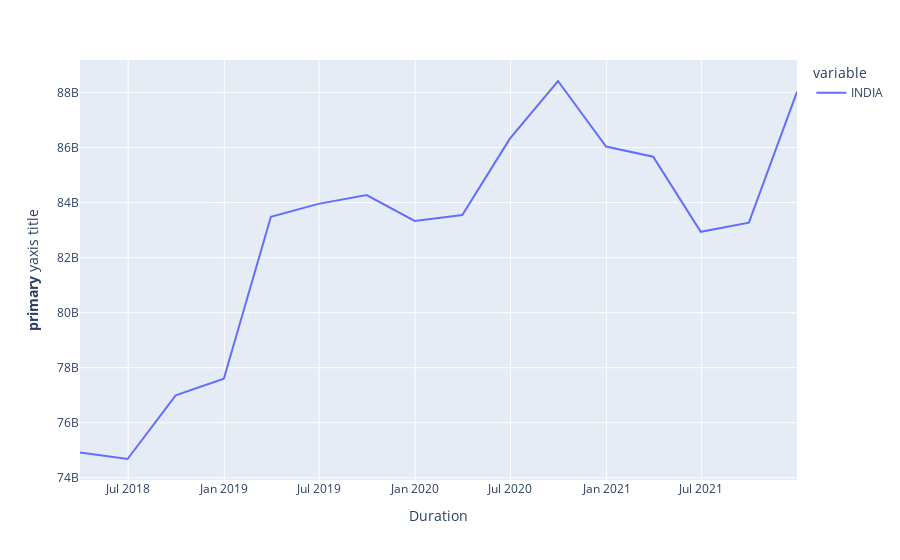

The code cell stored with this chart in its notebook:
### Code cell
# Plot 
fig = px.line(df_vs1, x='DATE', y=['INDIA'], labels={'Total Quarterly Usage - Current (PB)': "hello"})
# Set x-axis title
fig.update_xaxes(title_text="Duration")

# Set y-axes titles
fig.update_yaxes(title_text="<b>primary</b> yaxis title", secondary_y=False)

# Only thing I figured is - I could do this 
#fig.add_scatter(x=df_tariff['Duration'], y=df_tariff['Per Subscriber per Month - Current (MB)']) # Not what is desired - need a line 
fig.update_layout(showlegend=True)
# Show plot 
fig.show()

### Figure 1 — Plotly figure (JSON) as saved in the notebook; plotly's stock layout.template omitted (floating-point values rounded to 4 significant figures)
{"data": [{"hovertemplate": "variable=INDIA<br>DATE=%{x}<br>value=%{y}<extra></extra>", "legendgroup": "INDIA", "line": {"color": "#636efa", "dash": "solid"}, "marker": {"symbol": "circle"}, "mode": "lines", "name": "INDIA", "orientation": "v", "showlegend": true, "type": "scatter", "x": ["2018-03-31", "2018-06-30", "2018-09-30", "2018-12-31", "2019-03-31", "2019-06-30", "2019-09-30", "2019-12-31", "2020-03-31", "2020-06-30", "2020-09-30", "2020-12-31", "2021-03-31", "2021-06-30", "2021-09-30", "2021-12-31"], "xaxis": "x", "y": [74919537000, 74683568000, 76998537000, 77600019000, 83486120000, 83953528000, 84274355000, 83335497000, 83549494000, 86324506000, 88418770000, 86035286000, 85666823000, 82937893000, 83272499000, 88025407000], "yaxis": "y"}], "layout": {"autosize": true, "legend": {"title": {"text": "variable"}, "tracegroupgap": 0}, "margin": {"t": 60}, "showlegend": true, "xaxis": {"anchor": "y", "autorange": true, "domain": [0, 1], "range": ["2018-03-31", "2021-12-31"], "title": {"text": "Duration"}, "type": "date"}, "yaxis": {"anchor": "x", "autorange": true, "domain": [0, 1], "range": [73920000000.0, 89180000000.0], "title": {"text": "<b>primary</b> yaxis title"}, "type": "linear"}}}
